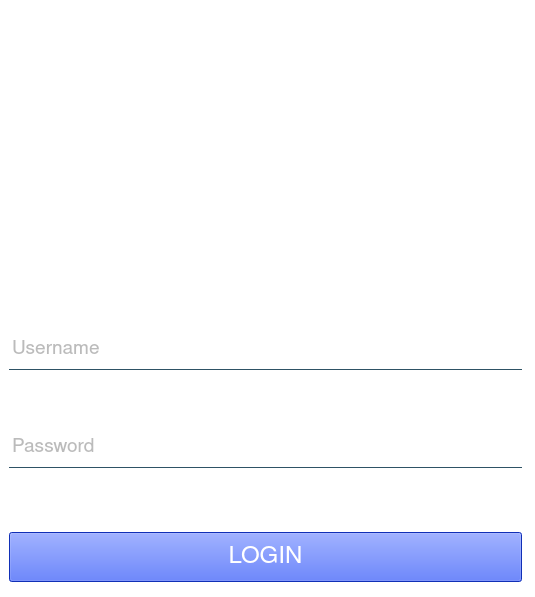
<?xml version="1.0" encoding="UTF-8"?>
<ui version="4.0">
 <class>Login</class>
 <widget class="QMainWindow" name="Login">
  <property name="geometry">
   <rect>
    <x>0</x>
    <y>0</y>
    <width>535</width>
    <height>597</height>
   </rect>
  </property>
  <property name="windowTitle">
   <string>MainWindow</string>
  </property>
  <property name="styleSheet">
   <string notr="true">background-color: rgb(255, 255, 255);</string>
  </property>
  <widget class="QWidget" name="centralwidget">
   <widget class="QFrame" name="logi_container">
    <property name="geometry">
     <rect>
      <x>-10</x>
      <y>-10</y>
      <width>551</width>
      <height>611</height>
     </rect>
    </property>
    <property name="styleSheet">
     <string notr="true"/>
    </property>
    <property name="frameShape">
     <enum>QFrame::StyledPanel</enum>
    </property>
    <property name="frameShadow">
     <enum>QFrame::Raised</enum>
    </property>
    <layout class="QVBoxLayout" name="verticalLayout">
     <property name="spacing">
      <number>0</number>
     </property>
     <property name="leftMargin">
      <number>0</number>
     </property>
     <property name="topMargin">
      <number>0</number>
     </property>
     <property name="rightMargin">
      <number>0</number>
     </property>
     <property name="bottomMargin">
      <number>0</number>
     </property>
     <item>
      <widget class="QLabel" name="logo">
       <property name="styleSheet">
        <string notr="true"/>
       </property>
       <property name="text">
        <string/>
       </property>
      </widget>
     </item>
     <item>
      <widget class="QFrame" name="frame">
       <property name="frameShape">
        <enum>QFrame::NoFrame</enum>
       </property>
       <property name="frameShadow">
        <enum>QFrame::Raised</enum>
       </property>
       <layout class="QVBoxLayout" name="verticalLayout_2">
        <item>
         <widget class="QFrame" name="frame_2">
          <property name="frameShape">
           <enum>QFrame::NoFrame</enum>
          </property>
          <property name="frameShadow">
           <enum>QFrame::Raised</enum>
          </property>
          <layout class="QHBoxLayout" name="horizontalLayout_2">
           <item>
            <widget class="QLineEdit" name="username">
             <property name="minimumSize">
              <size>
               <width>0</width>
               <height>40</height>
              </size>
             </property>
             <property name="font">
              <font>
               <family>Nimbus Sans L</family>
               <pointsize>14</pointsize>
              </font>
             </property>
             <property name="styleSheet">
              <string notr="true">border: 1px solid rgba(0,0,0,0);
border-bottom-color: rgba(46,82,101,255);
color: rgb(120, 120, 120);</string>
             </property>
             <property name="placeholderText">
              <string>Username</string>
             </property>
            </widget>
           </item>
          </layout>
         </widget>
        </item>
        <item>
         <widget class="QFrame" name="frame_3">
          <property name="frameShape">
           <enum>QFrame::NoFrame</enum>
          </property>
          <property name="frameShadow">
           <enum>QFrame::Raised</enum>
          </property>
          <layout class="QHBoxLayout" name="horizontalLayout_3">
           <item>
            <widget class="QLineEdit" name="password">
             <property name="minimumSize">
              <size>
               <width>0</width>
               <height>40</height>
              </size>
             </property>
             <property name="font">
              <font>
               <family>Nimbus Sans L</family>
               <pointsize>14</pointsize>
              </font>
             </property>
             <property name="styleSheet">
              <string notr="true">border: 1px solid rgba(0,0,0,0);
border-bottom-color: rgba(46,82,101,255);
color: rgb(120, 120, 120);
</string>
             </property>
             <property name="placeholderText">
              <string>Password</string>
             </property>
            </widget>
           </item>
          </layout>
         </widget>
        </item>
        <item>
         <widget class="QFrame" name="frame_4">
          <property name="styleSheet">
           <string notr="true">color: rgb(255, 3, 62);</string>
          </property>
          <property name="frameShape">
           <enum>QFrame::NoFrame</enum>
          </property>
          <property name="frameShadow">
           <enum>QFrame::Raised</enum>
          </property>
          <layout class="QVBoxLayout" name="verticalLayout_3">
           <item>
            <widget class="QLabel" name="label">
             <property name="styleSheet">
              <string notr="true">color: rgb(255, 0, 68);</string>
             </property>
             <property name="text">
              <string/>
             </property>
            </widget>
           </item>
           <item>
            <widget class="QPushButton" name="loginBtn">
             <property name="minimumSize">
              <size>
               <width>0</width>
               <height>50</height>
              </size>
             </property>
             <property name="font">
              <font>
               <family>Nimbus Sans L</family>
               <pointsize>18</pointsize>
               <weight>50</weight>
               <bold>false</bold>
              </font>
             </property>
             <property name="styleSheet">
              <string notr="true">color: rgb(255, 255, 255);
background-color: rgb(24, 66, 255);</string>
             </property>
             <property name="text">
              <string>LOGIN</string>
             </property>
            </widget>
           </item>
          </layout>
         </widget>
        </item>
       </layout>
      </widget>
     </item>
    </layout>
   </widget>
  </widget>
 </widget>
 <resources>
  <include location="resources.qrc"/>
 </resources>
 <connections/>
</ui>
